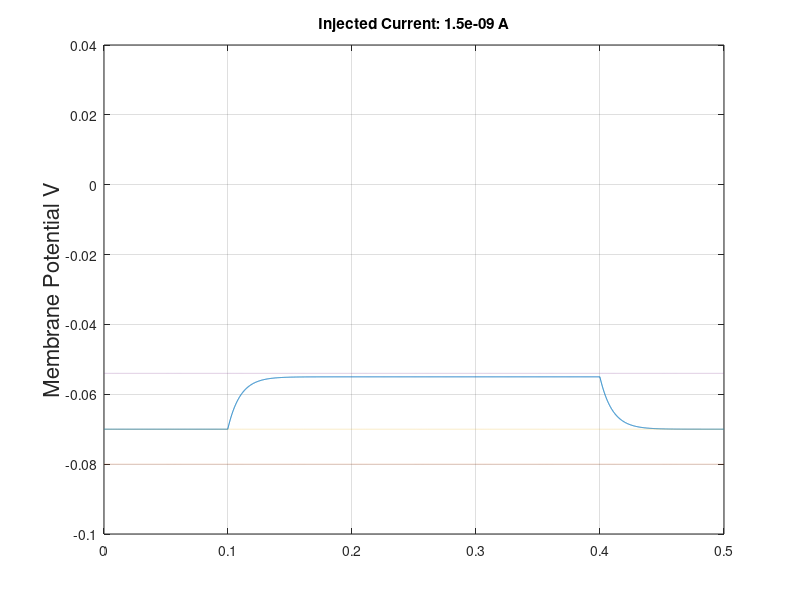
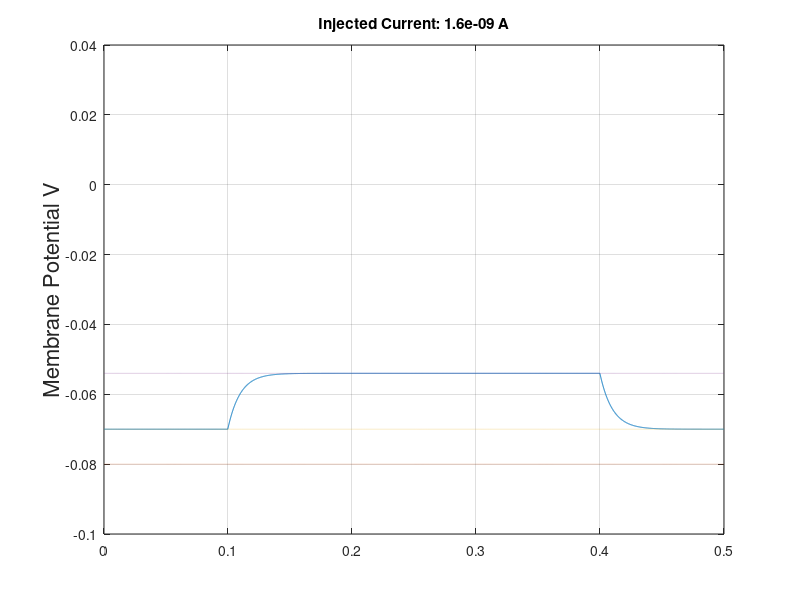
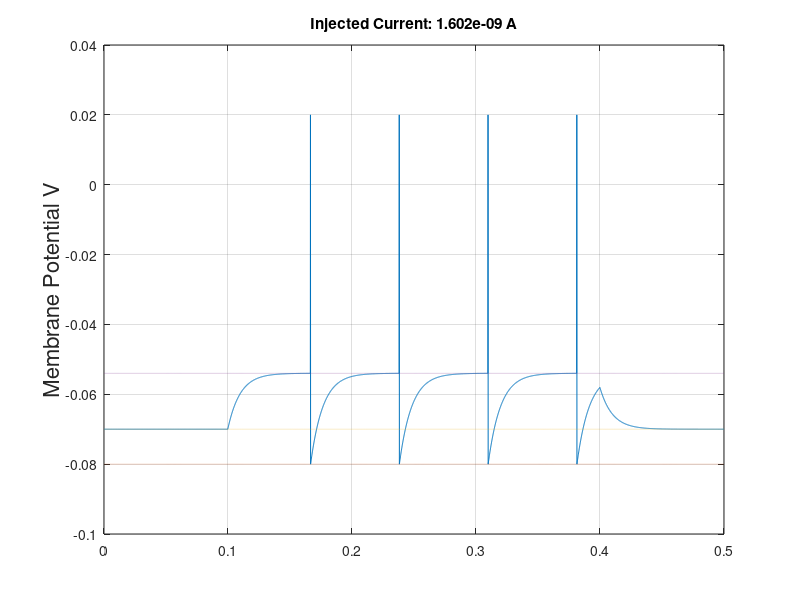
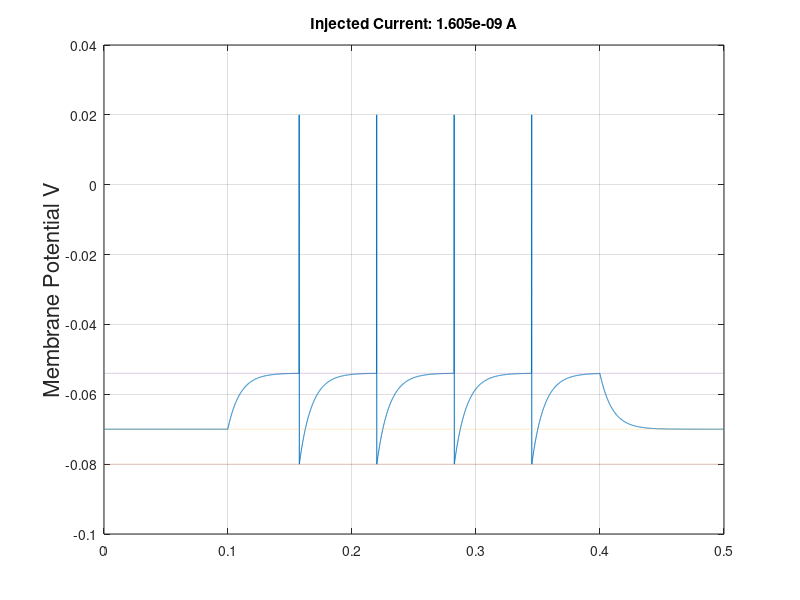

Source code (MATLAB) for these figures, in order:
%Ben Zhu bjz2107

t_end = .5;                  % time of sim in seconds       
dt = .0001;                 
t_vec = 0:dt:t_end;    %vectorized time
N = length(t_vec);              %keep track of spike train dts
Vth = -.054;                       
Vrest = -.070;                      
Vreset = -.080;                     
Ie_values  = [1.5 1.600 1.602 1.605 1.610 1.615 1.620:.02:1.7 1.8:.1:2.2 2.5]*10^-9;  
Rm = 10^7;                          
tau = .010;                     
Vspike = 0.02    
 
    
i = 0;
inject = zeros(1,N);                %inject into this window
center = .1/dt:.4/dt;               %window in dts
rate = zeros(size(Ie_values));      %filler array for the rate values

for Ie = Ie_values
    i = i+1;            %counter
    V = Vrest*ones(1,N);
    inject(center) = Ie;   % set electrode current at specified value in 300 ms window
    for n = 2:N
        if V(n-1) < Vth                             % want it to spike
            V_derivative = (Vrest - V(n-1) + inject(n)*Rm)/tau;  % eq. 5.8
            V(n) = V(n-1) + dt*V_derivative;
        elseif (V(n-1) > Vth) && (V(n-1) < Vspike)  % this is the spike
            V(n) = Vspike;                          % spike to this voltage
        elseif V(n-1) == Vspike                     % that's it's spiked
            V(n) = Vreset;                      %reset to this
        end
    end
    rate(i) = sum(V == Vspike)/(length(center)*dt);   % find the rate at each point
    
    
    figure(i)
    plot(t_vec,V,'-',t_vec,Vreset*ones(1,N),':',t_vec,Vrest*ones(1,N),':',t_vec,Vth*ones(1,N),':')
    grid on
    ylabel('Membrane Potential V', 'fontsize', 16)
    set(gca,'YLim',[-.1 .04])
    title(['Injected Current: ' num2str(Ie) ' A'])

end


figure(i)
plot(t_vec,V,'-',t_vec,Vreset*ones(1,N),':',t_vec,Vrest*ones(1,N),':',t_vec,Vth*ones(1,N),':')
grid on
ylabel('Membrane Potential V', 'fontsize', 16)
set(gca,'YLim',[-.1 .0])
title(['Injected Current: ' num2str(Ie) ' A'])


figure(i+1)
plot(Ie_values,rate,'-*')
hold on
grid on
title('Interspike Interval Firing Rate vs Model Firing Rate', 'fontsize', 16)
ylabel('Rate')
xlabel('Injected Current (A))')
r_isi = 1./(log(max(eps,(Vrest+Rm*Ie_values-Vreset)*tau./(Rm*Ie_values+Vrest-Vth))));    %5.11
r_isi(logical(Ie_values<(Vth-Vrest)/Rm)) = 0;
plot(Ie_values,r_isi,'r')

hold off
legend('Model Results', 'Theoretical', 'location', 'best')
